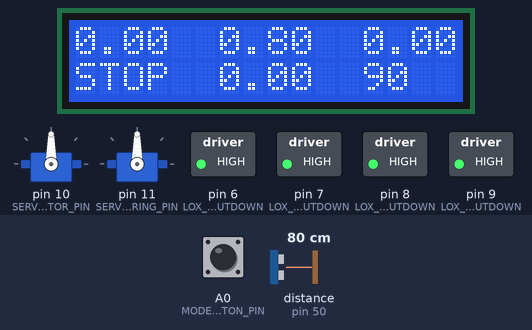
Recording of a sketch running on a simulated Arduino Uno, built with avr-gcc and run on an emulated ATmega328P. On the bench: 16×2 character LCD, 2 × servo, switched loads named in the sketch (green lamp = pin HIGH). The test bench sets the inputs (shaded band); at power-on: A0 (MODE_BUTTON_PIN) HIGH, distance to the obstacle (sensor on pin 50) 80 cm. What the sketch prints to the serial monitor is not drawn.

Above: at 1.3 s.
1.4 s: A0 (MODE_BUTTON_PIN) pulled LOW for 0.15 s
At 2.6 s:
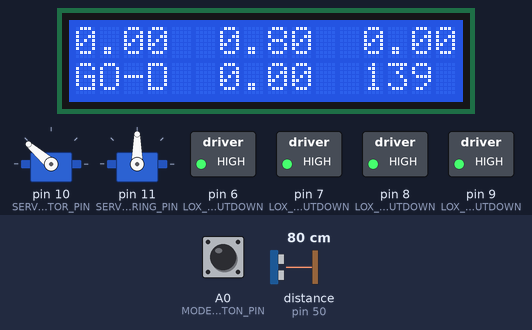
3.0 s: distance to the obstacle (sensor on pin 50) set to 2 cm
At 4.2 s:
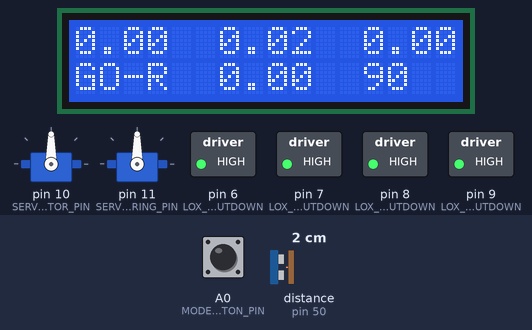
4.5 s: distance to the obstacle (sensor on pin 50) set to 98 cm
At 5.4 s:
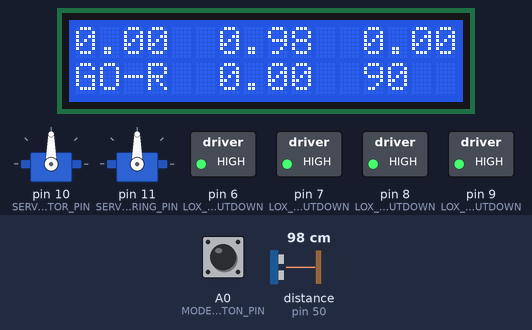
6.0 s: distance to the obstacle (sensor on pin 50) set to 101 cm
At 7.2 s:
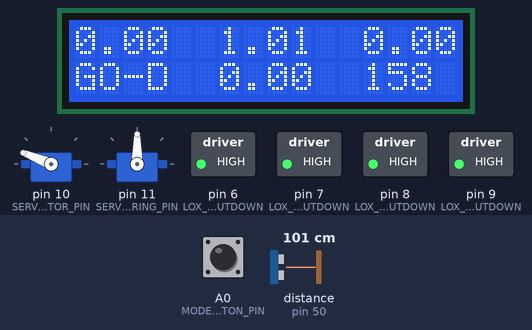
7.5 s: distance to the obstacle (sensor on pin 50) set to 35 cm
At 7.8 s:
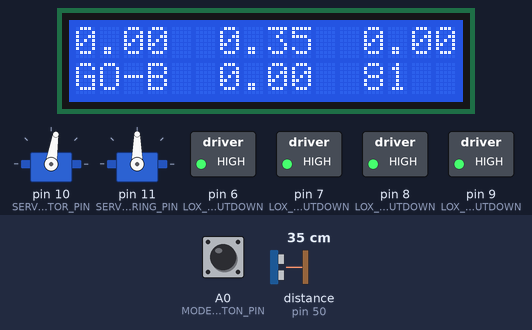
9.0 s: A0 (MODE_BUTTON_PIN) pulled LOW for 1 s
At 9.4 s:
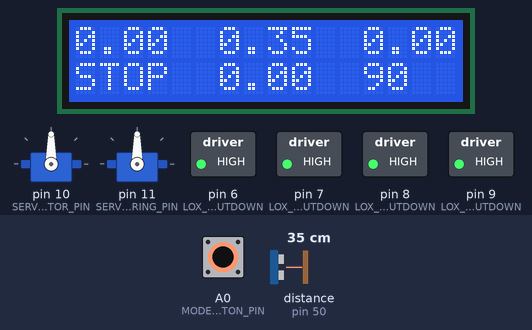
Timing chart, 0 to 12.0 s (numbered marks = the images above; inputs shaded):
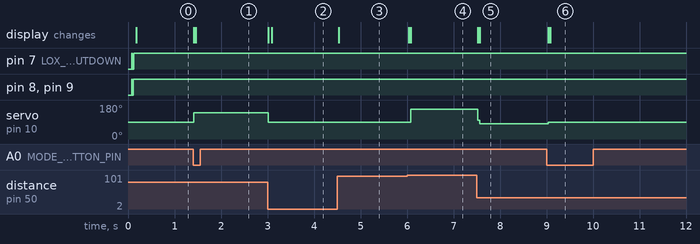

The sketch:

AlphaCar.ino
```cpp
/*
 * CrazyCars - AlphaCar
 * Convert RC-cars to autonomous driving cars using an Arduino instead of the remote control.
 *
 * AlphaCar is the first implementation of an autonomous controlled RC-car by Bernhard.
 * @author: Bernhard Wallisch
 *
 * Using the IIC-bus driven Laser-Sensor Module GY-530 VL53L0X
 *
 * ATTENTION: Arduino Uno R3 has too little RAM (and Flash) storage - it only supports one sensor!
 */

/////////////////////////////////////////////////////////////////////////

/*
 * Debugging-Features:
 *
 * Enable Debugging output on the Serial-Monitor with defining DEBUG.
 */
#define DEBUG

#ifdef DEBUG
  #define TRACE(msg) Serial.println(msg)
  #define TRACEF(msg) Serial.println(F(msg))
#else
  #define TRACE(msg)
  #define TRACEF(msg)
#endif //DEBUG

/**
 * Time-of-Flight Laser Sensor: GY530 VL53L0X
 */
#include "Adafruit_VL53L0X.h"   // for GY530 VL53L0X

#define LOX_LEFT_SHUTDOWN 8
#define LOX_RIGHT_SHUTDOWN 9
#define LOX_FORWARD_SHUTDOWN 6
#define LOX_REVERSE_SHUTDOWN 7

//Adafruit_VL53L0X loxLeft = Adafruit_VL53L0X();
//Adafruit_VL53L0X loxRight = Adafruit_VL53L0X();
Adafruit_VL53L0X loxForward = Adafruit_VL53L0X();
//Adafruit_VL53L0X loxReverse = Adafruit_VL53L0X();

/*
 * LCD Display: model 1602 directly connected (without I2C)
 *
 * If you don't use a LCD the comment out the following line. (use DEBUG instead)
 */
#define LCD

#ifdef LCD
  #include <LiquidCrystal.h>      // for 1602 LCD
  LiquidCrystal lcd(13, 12, 5, 4, 3, 2);
#endif //LCD


/*
 * Buttons:
 */
#define MODE_BUTTON_PIN A0
#define SELECT_BUTTON_PIN A1
#define PLUS_BUTTON_PIN A2
#define MINUS_BUTTON_PIN A3

bool isModeButtonDown = false;
bool lastModeButtonState = false; // used for button-pressed handling
bool isSelectButtonDown = false;
bool lastSelectButtonState = false; // used for button-pressed handling
bool isPlusButtonDown = false;
bool isMinusButtonDown = false;

/*
 * Servos:
 */
#include <Servo.h>

#define SERVO_MOTOR_PIN 10
#define SERVO_STEERING_PIN 11

const int MOTOR_REVERSE_MAX = 0;
const int MOTOR_STOP = 90;
const int MOTOR_FORWARD_MAX = 180;

const int STEERING_LEFT_MAX = 0;
const int STEERING_CENTER = 90;
const int STEERING_RIGHT_MAX = 180;

Servo servoMotor;
Servo servoSteering;

int motor = MOTOR_STOP;
int steer = STEERING_CENTER;

/*
 * Control the Car-Mode per MODE-button:
 */
#define MODE_NONE 0
#define MODE_INIT 1
#define MODE_STOP 2
#define MODE_GO 3
int mode = MODE_NONE;

const char* ModeNames[] = {
  "NONE", "INIT", "STOP", "GO-"
};

#define DRIVE_MODE_DRIVE 0
#define DRIVE_MODE_BRAKE 1
#define DRIVE_MODE_REVERSE 2
int driveMode = DRIVE_MODE_DRIVE;

const char* DriveModeNames[] = {
  "D", "B", "R"
};


void setup() {
  mode = MODE_INIT;

  // Initialize pins for buttons
  pinMode(MODE_BUTTON_PIN, INPUT_PULLUP);
  pinMode(SELECT_BUTTON_PIN, INPUT_PULLUP);
  pinMode(PLUS_BUTTON_PIN, INPUT_PULLUP);
  pinMode(MINUS_BUTTON_PIN, INPUT_PULLUP);

  #ifdef DEBUG
    // Initialize Serial Monitor (for debugging purposes)
    Serial.begin(115200);
    // wait until serial port opens for native USB devices
    while (! Serial) {
      delay(1);
    }
  #endif //DEBUG

  #ifdef LCD
    // Initialize LCD
    lcd.begin(16, 2); // 16 columns in 2 rows
    lcd.setCursor(0, 0);
    lcd.print("AlphaCar V1.01");
    TRACEF("AlphaCar V1.01");
    lcd.setCursor(0, 1);
    lcd.print(ModeNames[mode]);
    TRACE(ModeNames[mode]);
  #endif LCD

  // Initialize Time-of-Flight Laser-Sensors
  TRACEF("initializing Time-of-Flight Laser-Sensors");
  pinMode(LOX_LEFT_SHUTDOWN,OUTPUT);
  pinMode(LOX_RIGHT_SHUTDOWN,OUTPUT);
  pinMode(LOX_FORWARD_SHUTDOWN,OUTPUT);
  pinMode(LOX_REVERSE_SHUTDOWN,OUTPUT);

  // Reset all Sensors
  TRACEF("reseting all Sensors");
  digitalWrite(LOX_LEFT_SHUTDOWN,LOW);
  digitalWrite(LOX_RIGHT_SHUTDOWN,LOW);
  digitalWrite(LOX_FORWARD_SHUTDOWN,LOW);
  digitalWrite(LOX_REVERSE_SHUTDOWN,LOW);
  delay(10);
  digitalWrite(LOX_LEFT_SHUTDOWN,HIGH);
  digitalWrite(LOX_RIGHT_SHUTDOWN,HIGH);
  digitalWrite(LOX_FORWARD_SHUTDOWN,HIGH);
  digitalWrite(LOX_REVERSE_SHUTDOWN,HIGH);
  delay(10);
  digitalWrite(LOX_RIGHT_SHUTDOWN,LOW);
  digitalWrite(LOX_LEFT_SHUTDOWN,LOW);
  digitalWrite(LOX_REVERSE_SHUTDOWN,LOW);
  delay(10);

  TRACEF("configure FORWARD sensor to Address 0x32");
  if (!loxForward.begin(0x32)) {
    TRACEF("Failed to boot FORWARD sensor");
    //while(1);
  }
  delay(10);

  digitalWrite(LOX_RIGHT_SHUTDOWN,HIGH);
//  TRACEF("configure RIGHT sensor to Address 0x31");
//  if (!loxRight.begin(0x31)) {
//    TRACEF("Failed to boot RIGHT sensor");
//    //while(1);
//  }
  delay(10);

  digitalWrite(LOX_LEFT_SHUTDOWN,HIGH);
//  TRACEF("configure LEFT sensor to Address 0x30");
//  if (!loxLeft.begin(0x30)) {
//    TRACEF("Failed to boot LEFT sensor");
//    //while(1);
//  }
  delay(10);

  digitalWrite(LOX_REVERSE_SHUTDOWN,HIGH);
//  TRACEF("configure REVERSE sensor to Address 0x33");
//  if (!loxReverse.begin(0x33)) {
//    TRACEF("Failed to boot REVERSE sensor");
//    //while(1);
//  }
  delay(10);

  // Initialize Servos
  servoMotor.attach(SERVO_MOTOR_PIN);
  servoSteering.attach(SERVO_STEERING_PIN);

  TRACEF("INIT done.\n");
  #ifdef LCD
    lcd.clear();
  #endif LCD
  mode = MODE_STOP;
}


float driveFunction(int distanceMM) {
  // approximation of y=k*x + d where y is limited between 0.0 and 1.0
  float result = /* 1.0* */ ((float)distanceMM / 1000.0) - 0.25;
  if ( result > 1.0 )
    return 1.0; // maximum
  else if ( result < 0.0 )
    return 0.0; // minimum
  return result;
}

int driveControl(float relativeDrive, int minDrive, int maxDrive) {
  if( maxDrive > minDrive )
    return minDrive + relativeDrive * (maxDrive - minDrive);
  else
    return minDrive - relativeDrive * (minDrive - maxDrive);
}


void loop() {
  // Measure distances:
  VL53L0X_RangingMeasurementData_t left;
  VL53L0X_RangingMeasurementData_t right;
  VL53L0X_RangingMeasurementData_t forward;
  VL53L0X_RangingMeasurementData_t reverse;

  loxForward.rangingTest(&forward, false); // pass in 'true' to get debug data printout!
//  loxLeft.rangingTest(&left, false); // pass in 'true' to get debug data printout!
//  loxRight.rangingTest(&right, false); // pass in 'true' to get debug data printout!
//  loxReverse.rangingTest(&reverse, false); // pass in 'true' to get debug data printout!

  // Display output:
  #ifdef LCD
    lcd.setCursor(0, 0);
    lcd.print(String( ((float)left.RangeMilliMeter) / 1000.0, 2));
    lcd.setCursor(6, 0);
    lcd.print(String( ((float)forward.RangeMilliMeter) / 1000.0, 2));
    lcd.setCursor(12, 0);
    lcd.print(String( ((float)right.RangeMilliMeter) / 1000.0, 2));
    lcd.setCursor(6, 1);
    lcd.print(String( ((float)reverse.RangeMilliMeter) / 1000.0, 2));
    lcd.setCursor(0, 1);
    lcd.print(ModeNames[mode]);
    if( mode == MODE_GO )
      lcd.print(DriveModeNames[driveMode]);
  #endif //LCD

  #ifdef DEBUG
    Serial.print(F("Left (mm): "));
    Serial.print(left.RangeMilliMeter);
    Serial.print(F("   Forward (mm): "));
    Serial.print(forward.RangeMilliMeter);
    Serial.print(F("   Right (mm): "));
    Serial.print(right.RangeMilliMeter);
    Serial.print(F("   Reverse (mm): "));
    Serial.print(reverse.RangeMilliMeter);
    Serial.println();
  #endif //DEBUG

  // Button control:
  isModeButtonDown = !digitalRead(MODE_BUTTON_PIN);
  if( lastModeButtonState != isModeButtonDown ) {
    if( isModeButtonDown ) {
      if( mode == MODE_STOP ) {
        mode = MODE_GO;
        driveMode = DRIVE_MODE_DRIVE;
      }
      else
        mode = MODE_STOP;
    }
    lastModeButtonState = isModeButtonDown;
  }

  // Car control:
  if( mode == MODE_GO ) {
    float driveRel;
    switch( driveMode ) {
      case DRIVE_MODE_DRIVE:
        driveRel = driveFunction( forward.RangeMilliMeter );
        motor = driveControl( driveRel, MOTOR_STOP, MOTOR_FORWARD_MAX );
        if ( forward.RangeMilliMeter < 500 )
          driveMode = DRIVE_MODE_BRAKE;
        break;

      case DRIVE_MODE_BRAKE:
        driveRel = driveFunction( forward.RangeMilliMeter );
        motor = driveControl( driveRel, MOTOR_STOP, MOTOR_REVERSE_MAX );
        if ( forward.RangeMilliMeter < 250 )
          driveMode = DRIVE_MODE_REVERSE;
        else if ( forward.RangeMilliMeter > 750 )
          driveMode = DRIVE_MODE_DRIVE;
        break;

      case DRIVE_MODE_REVERSE:
        driveRel = driveFunction( reverse.RangeMilliMeter ) / 2.0;
        motor = driveControl( driveRel, MOTOR_STOP, MOTOR_REVERSE_MAX );
        if ( forward.RangeMilliMeter > 1000 )
          driveMode = DRIVE_MODE_DRIVE;
        break;
    }
  }
  else if( mode == MODE_STOP ) {
    motor = MOTOR_STOP;
  }
  servoMotor.write( motor );
  servoSteering.write( STEERING_CENTER );
  #ifdef LCD
    lcd.setCursor(12, 1);
    lcd.print( String(motor) );
    lcd.print( "   " );
  #endif //LCD


  //delay(100);
}
```

Measured:
- the behaviour switches between 100 and 101 cm on distance to the obstacle (sensor on pin 50) (found by bisection; images 3 and 4)
- after the input at 1.4 s, servo on pin 10 (SERVO_MOTOR_PIN): 90° → 139° at once; the display: first changes at once (image 1 shows a later state)
- after the input at 3.0 s, servo on pin 10 (SERVO_MOTOR_PIN): 139° → 90° at once; the display: first changes at once (image 2 shows a later state)
- after the input at 4.5 s, the display: changes at once (image 3)
- after the input at 6.0 s, servo on pin 10 (SERVO_MOTOR_PIN): 90° → 158° after 0.08 s; the display: first changes at once (image 4 shows a later state)
- after the input at 7.5 s, servo on pin 10 (SERVO_MOTOR_PIN): 158° → 81° at once; the display: first changes at once (image 5 shows a later state)
- after the input at 9.0 s, servo on pin 10 (SERVO_MOTOR_PIN): 81° → 90° at once; the display: first changes at once (image 6 shows a later state)
